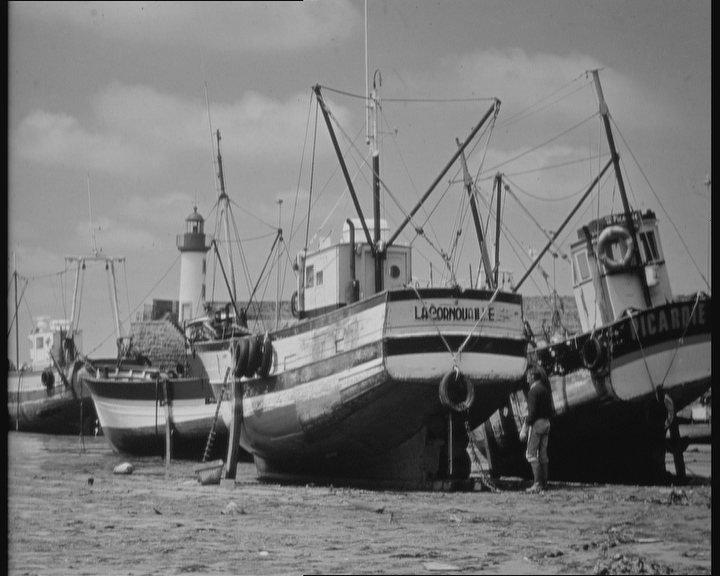
#> input picture data/boat.bmp, 720 x 576 px
$ python histogram2.py
#> lines starting #> are read from the running program, lines starting #| are printed output that depends on the picture
# _*_ coding: utf-8 _*_

"""
  @Time    : 2023.10.11 09:56
  @File    : histogram2.py
  @Project : opencv_tutorial
  @Author  : Saitama
  @IDE     : PyCharm
  @Desc    : 图像直方图方法2 - cv.calHist() + plt.plot()
"""
import matplotlib.pyplot as plt
import numpy as np
import cv2 as cv

img = cv.imread("../../data/boat.bmp")
#> img is the input picture: shape (576, 720, 3); min 3, max 220, mean 120

hist = cv.calcHist([img], [0], None, [16], [0, 255])
#> hist = [13315, 33155, 18263, 11750, 10876, 13740, 20912, 42042, 71003, 102897, 63716, 7383, 5486, 182, 0, 0]

plt.plot(hist)
plt.show()
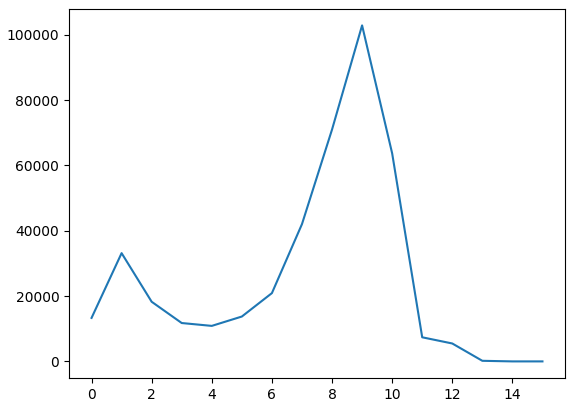
#> figure drawn by matplotlib, 1 panel; curve peaks at x = 9, y = 102897
